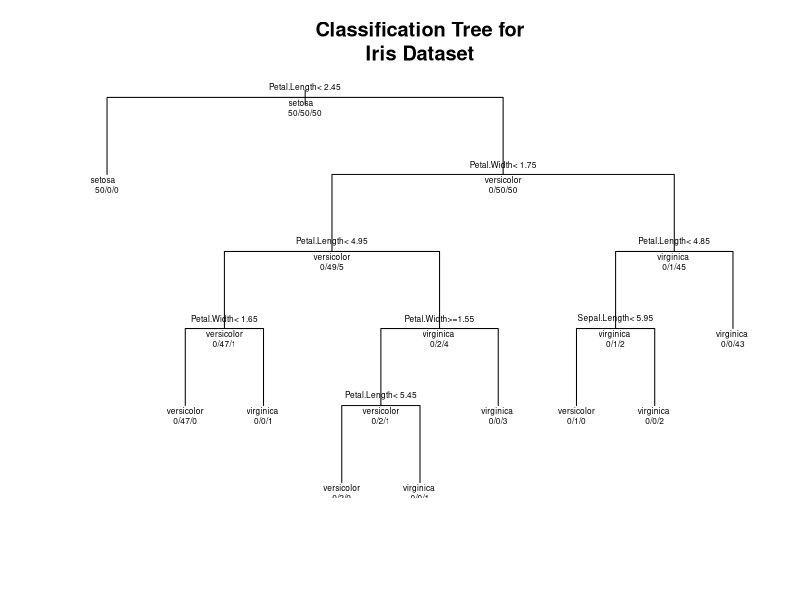

This chart was generated by the following R code:
library(rpart)

fit = rpart(Species ~ Petal.Length + Petal.Width + Sepal.Length +
              Sepal.Width, method = "class", data=iris, control
            =rpart.control(minsplit=2, cp=0.001))

plot(fit, uniform=TRUE, main="Classification Tree for
Iris Dataset")

text(fit, use.n=TRUE, all=TRUE, cex=.5)